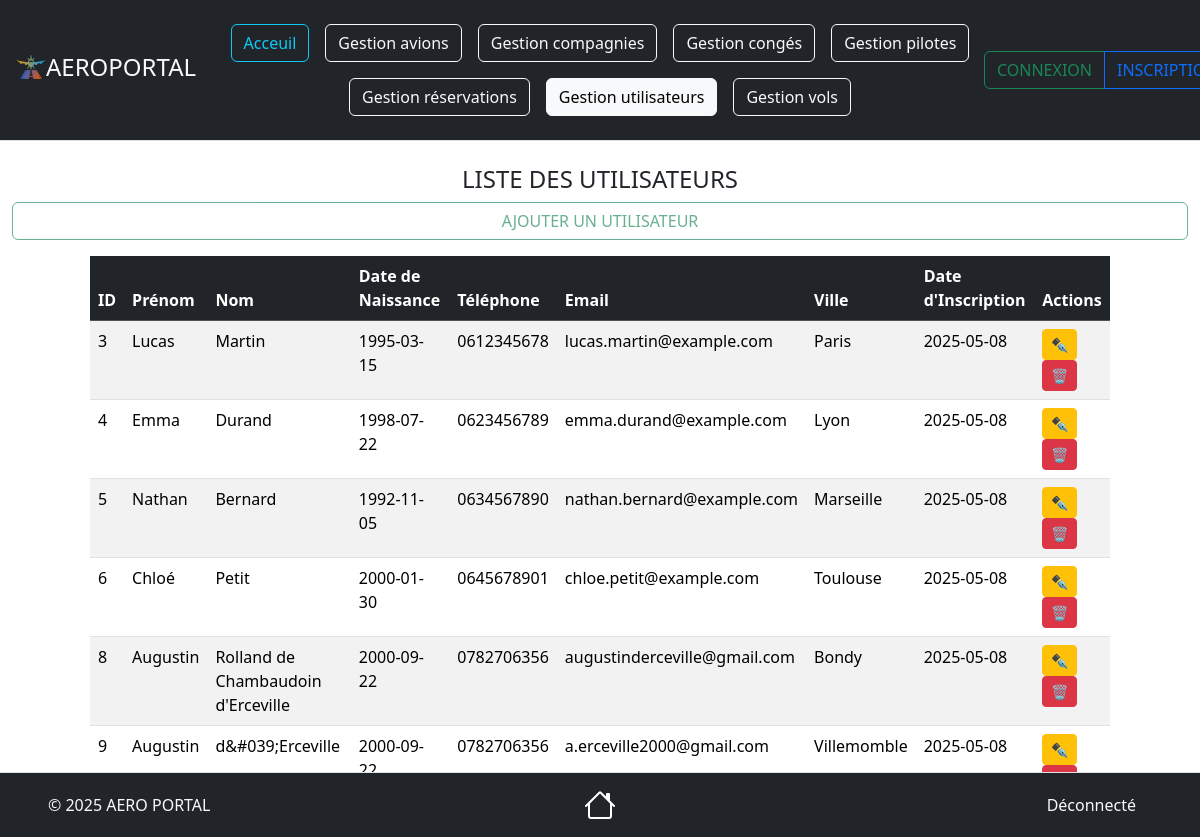
Page /views/Utilisateurs/UtilisateursRead.php on the earlier database version.
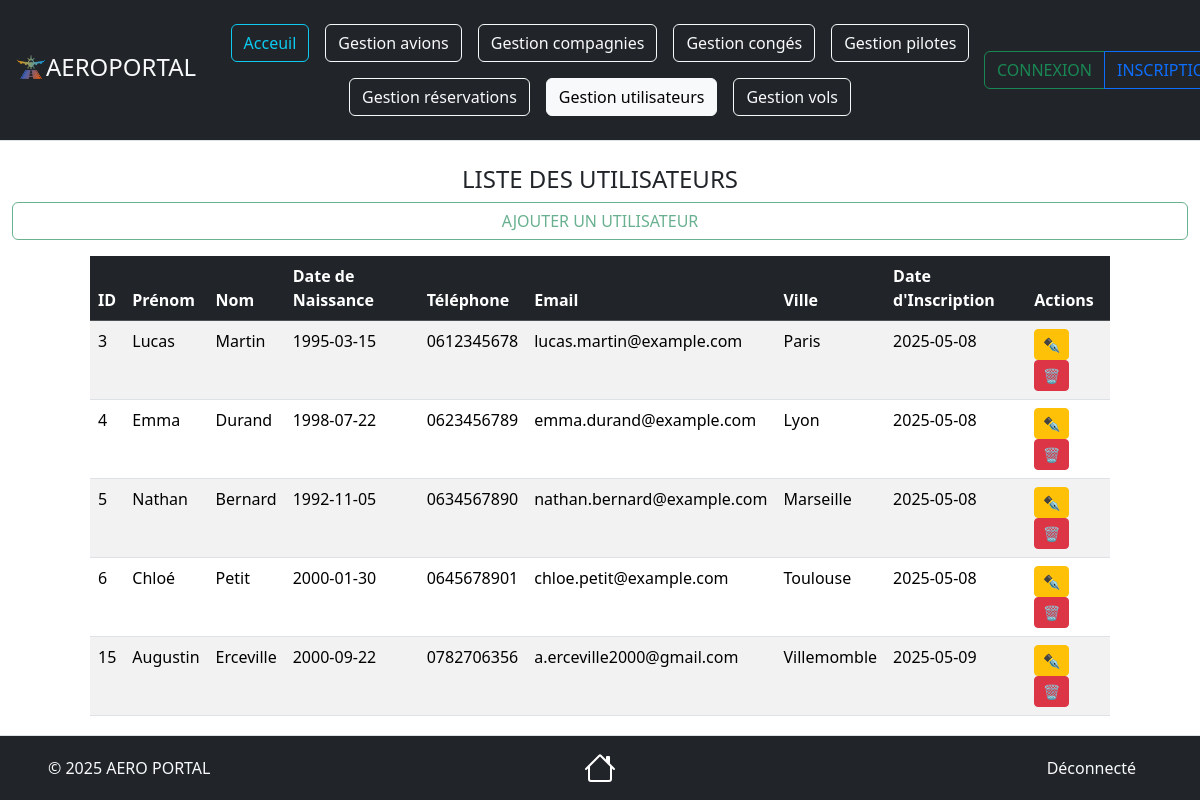
Same page on the later database version.
### tables this page shows
CREATE TABLE IF NOT EXISTS `utilisateurs` (
                                              `id_utilisateur` int NOT NULL AUTO_INCREMENT COMMENT 'Identifiant unique de l''utilisateur',
                                              `prenom` varchar(50) NOT NULL COMMENT 'Prénom',
                                              `nom` varchar(50) NOT NULL COMMENT 'Nom',
                                              `telephone` varchar(13) NOT NULL COMMENT 'Téléphone',
                                              `email` varchar(100) NOT NULL COMMENT 'Email',
                                              `mot_de_passe` varchar(255) NOT NULL COMMENT 'Mot de passe',
                                              `date_naissance` date NOT NULL COMMENT 'Date de naissance',
                                              `ville_residence` varchar(50) NOT NULL COMMENT 'Ville de résidence',
                                              `inscription` datetime NOT NULL DEFAULT CURRENT_TIMESTAMP COMMENT 'Date d''inscription',
                                              `role` enum('Client','Administrateur') NOT NULL DEFAULT 'Client' COMMENT 'Rôle de l''utilisateur',
                                              PRIMARY KEY (`id_utilisateur`),
                                              UNIQUE KEY `email` (`email`)
);

### source/repository/UtilisateursRepository.php (called while the page is built, shortened)
<?php
require_once __DIR__ . '/../model/UtilisateursModel.php';
class UtilisateursRepository
{
    private $bdd;
    public function __construct(\PDO $bdd)
    {
        $this->bdd = $bdd;
        $this->bdd->setAttribute(\PDO::ATTR_ERRMODE, \PDO::ERRMODE_EXCEPTION);
    }
    public function getUsers(): array {
        try {
            $query = $this->bdd->prepare("SELECT * FROM utilisateurs");
            $query->execute();
            $users = [];
            while ($data = $query->fetch(\PDO::FETCH_ASSOC)) {
                $users[] = new UtilisateursModel($data);
            }
            return $users;
        } catch (\PDOException $e) {
            return [];
        }
    }
}

### source/model/UtilisateursModel.php (called while the page is built, shortened)
<?php
class UtilisateursModel
{
     private ?int $id_utilisateur = null;
     private ?string $prenom = null;
     private ?string $nom = null;
     private ?string $telephone = null;
     private ?string $email = null;
     private ?string $date_naissance = null;
     private ?string $ville_residence = null;
     private ?DateTime $inscription = null;
     public function hydrate($data) {
          if (isset($data['id_utilisateur'])) {
               $this->id_utilisateur = $data['id_utilisateur'];
          }
          if (isset($data['prenom'])) {
               $this->prenom = $data['prenom'];
          }
          if (isset($data['nom'])) {
               $this->nom = $data['nom'];
          }
          if (isset($data['telephone'])) {
               $this->telephone = $data['telephone'];
          }
          if (isset($data['email'])) {
               $this->email = $data['email'];
          }
          if (isset($data['date_naissance'])) {
               $this->date_naissance = $data['date_naissance'];
          }
          if (isset($data['ville_residence'])) {
               $this->ville_residence = $data['ville_residence'];
          }
          if (isset($data['inscription'])) {
               $this->inscription = new DateTime($data['inscription']);
          }
     }
     public function getIdUser()
     {
          return $this->id_utilisateur;
     }
     public function getPrenom()
     {
          return $this->prenom;
     }
     public function getNom()
     {
          return $this->nom;
     }
     public function getTelephone()
     {
          return $this->telephone;
     }
     public function getEmail()
     {
          return $this->email;
     }
     public function getDateNaissance()
     {
          return $this->date_naissance;
     }
     public function getVilleResidence()
     {
          return $this->ville_residence;
     }
     public function getInscription()
     {
          return $this->inscription;
     }
}

### views/Utilisateurs/UtilisateursRead.php (the view, shortened to what this page needs)
<?php
require_once __DIR__ . '/../../source/repository/UtilisateursRepository.php';
require_once __DIR__ . '/../../source/model/UtilisateursModel.php';
$config = new Config();
$bdd = $config->connexion();
$utilisateurRepo = new UtilisateursRepository($bdd);
$utilisateurs = $utilisateurRepo->getUsers();
?>
<!doctype html>
<html lang="fr">
<head>
     <link href="https://cdn.jsdelivr.net/npm/bootstrap@5.3.3/dist/css/bootstrap.min.css" rel="stylesheet">
</head>
<body>
<header class="d-flex flex-wrap align-items-center justify-content-center justify-content-md-between py-3 mb-4 border-bottom bg-dark">
    <div class="col-2 ms-3 mb-2 mb-md-0 text-light">
        <a href="../Acceuil.php" class="d-inline-flex link-body-emphasis text-decoration-none">
            <img src="../../documentation/img/Logo.png" style="max-width: 15%; height: auto;">
            <div class="fs-4 text-light">AEROPORTAL</div>
        </a>
    </div>
    <ul class="nav col mb-2 justify-content-center mb-md-0">
        <li><a href="../Acceuil.php" class="nav-link px-2"><button type="button" class="btn btn-outline-info">Acceuil</button></a></li>
        <li><a href="../Avions/AvionsRead.php" class="nav-link px-2"><button type="button" class="btn btn-outline-light">Gestion avions</button></a></li>
        <li><a href="../Compagnies/CompagniesRead.php" class="nav-link px-2"><button type="button" class="btn btn-outline-light">Gestion compagnies</button></a></li>
        <li><a href="../Conges/CongesRead.php" class="nav-link px-2"><button type="button" class="btn btn-outline-light">Gestion congés</button></a></li>
        <li><a href="../Pilotes/PilotesRead.php" class="nav-link px-2"><button type="button" class="btn btn-outline-light">Gestion pilotes</button></a></li>
        <li><a href="../Reservations/ReservationsRead.php" class="nav-link px-2"><button type="button" class="btn btn-outline-light">Gestion réservations</button></a></li>
        <li><a href="../Utilisateurs/UtilisateursRead.php" class="nav-link px-2"><button type="button" class="btn btn-outline-light active">Gestion utilisateurs</button></a></li>
        <li><a href="../Vols/VolsRead.php" class="nav-link px-2"><button type="button" class="btn btn-outline-light">Gestion vols</button></a></li>
    </ul>
    <div class="col-2 btn-group md-3 me-3 text-end" role="group" aria-label="Boutons utilisateur">
        <?php if (isset($_SESSION['utilisateur'])): ?>
            <a href="../../views/Account/AccountView.php" class="btn btn-outline-primary">MON COMPTE</a>
            <a href="../../source/treatment/deconnexion.php" class="btn btn-outline-danger">DÉCONNEXION</a>
        <?php else: ?>
            <a href="../Connexion.php" class="btn btn-outline-success">CONNEXION</a>
            <a href="../Inscription.php" class="btn btn-outline-primary">INSCRIPTION</a>
        <?php endif; ?>
    </div>
</header>
<div class="mx-4">
    <div class="row">
        <h4 class="text-center text-uppercase">Liste des utilisateurs</h4>
        <a href="UtilisateursCreate.php" class="btn btn-outline-success text-uppercase disabled">Ajouter un utilisateur</a>
    </div>
</div>
<div class="row my-3">
    <div class="col-1"></div>
    <table class="col table table-striped">
          <thead class="table-dark">
          <tr>
               <th>ID</th>
               <th>Prénom</th>
               <th>Nom</th>
               <th>Date de Naissance</th>
               <th>Téléphone</th>
               <th>Email</th>
               <th>Ville</th>
               <th>Date d'Inscription</th>
               <th>Actions</th>
          </tr>
          </thead>
          <tbody>
          <?php foreach ($utilisateurs as $user): ?>
               <tr>
                    <td><?= htmlspecialchars($user->getIdUser() ?? 'Inconnu', ENT_QUOTES, 'UTF-8') ?></td>
                    <td><?= htmlspecialchars($user->getPrenom() ?? 'Inconnu', ENT_QUOTES, 'UTF-8') ?></td>
                    <td><?= htmlspecialchars($user->getNom() ?? 'Inconnu', ENT_QUOTES, 'UTF-8') ?></td>
                    <td><?= htmlspecialchars($user->getDateNaissance() ?? 'Inconnu', ENT_QUOTES, 'UTF-8') ?></td>
                    <td><?= htmlspecialchars($user->getTelephone() ?? 'Inconnu', ENT_QUOTES, 'UTF-8') ?></td>
                    <td><?= htmlspecialchars($user->getEmail() ?? 'Inconnu', ENT_QUOTES, 'UTF-8') ?></td>
                    <td><?= htmlspecialchars($user->getVilleResidence() ?? 'Inconnu', ENT_QUOTES, 'UTF-8') ?></td>
                    <td><?= htmlspecialchars($user->getInscription()->format('Y-m-d') ?? 'Inconnu', ENT_QUOTES, 'UTF-8') ?></td>
                    <td>
                         <a href="UtilisateursUpdate.php?id=<?= $user->getIdUser() ?>" class="btn btn-warning btn-sm">✒️</a>
                         <a href="UtilisateursDelete.php?id=<?= $user->getIdUser() ?>" class="btn btn-danger btn-sm" onclick="return confirm('Êtes-vous sûr de vouloir supprimer cet utilisateur ?');">🗑️</a>
                    </td>
               </tr>
          <?php endforeach; ?>
          </tbody>
     </table>
     <div class="col-1"></div>
</div>
<?php include '../Footer.php'; ?>

### views/Footer.php (shortened to what this page needs)
<footer class="d-flex flex-wrap justify-content-between align-items-center py-3 mt-4 border-top bg-dark  fixed-bottom">
     <p class="col-md-4 mb-0 ps-5 text-light">&copy; 2025 AERO PORTAL</p>
     <a href="Acceuil.php" class="col-md-4 d-flex align-items-center justify-content-center mb-3 mb-md-0 me-md-auto link-body-emphasis text-decoration-none">
     </a>
     <ul class="nav col-md-4 justify-content-end align-items-center">
          <?php if (isset($_SESSION['utilisateur'])): ?>
               <li class="nav-item d-flex align-items-center me-3">
                    <span class="text-light">Connecté : <?= htmlspecialchars($_SESSION['utilisateur']['prenom']) ?> <?= htmlspecialchars($_SESSION['utilisateur']['nom']) ?></span>
                    <div class="spinner-grow text-success ms-3" style="width: 2rem; height: 2rem;" role="status">
                         <span class="visually-hidden"></span>
                    </div>
               </li>
          <?php else: ?>
               <li class="nav-item d-flex align-items-center me-3">
                   <span class="text-light">Déconnecté</span>
               </li>
          <?php endif; ?>
     </ul>
</footer>
<script src="https://cdn.jsdelivr.net/npm/@tailwindcss/browser@4"></script>
</body>
</html>

Differences in the rows shown:
removed utilisateurs: id_utilisateur "8", prenom "Augustin", nom "Rolland de Chambaudoin d'Erceville", date_naissance "2000-09-22", telephone "0782706356", email "augustinderceville@gmail.com", ville_residence "Bondy", inscription "2025-05-08"
removed utilisateurs: id_utilisateur "9", prenom "Augustin", nom "d&#039;Erceville", date_naissance "2000-09-22", telephone "0782706356", email "a.erceville2000@gmail.com", ville_residence "Villemomble", inscription "2025-05-08"
added utilisateurs: id_utilisateur "15", prenom "Augustin", nom "Erceville", date_naissance "2000-09-22", telephone "0782706356", email "a.erceville2000@gmail.com", ville_residence "Villemomble", inscription "2025-05-09"
